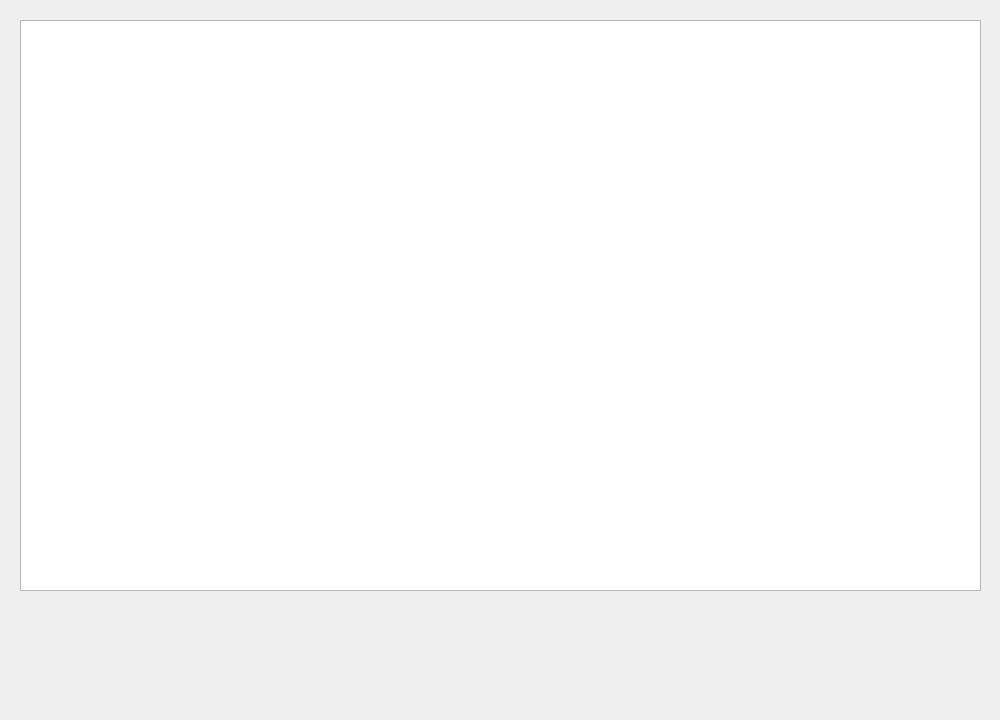
<?xml version="1.0" encoding="UTF-8"?>
<ui version="4.0">
 <class>table_allhost</class>
 <widget class="QWidget" name="table_allhost">
  <property name="geometry">
   <rect>
    <x>0</x>
    <y>0</y>
    <width>1000</width>
    <height>720</height>
   </rect>
  </property>
  <property name="windowTitle">
   <string>Form</string>
  </property>
  <widget class="QTableView" name="tableView">
   <property name="geometry">
    <rect>
     <x>20</x>
     <y>20</y>
     <width>961</width>
     <height>571</height>
    </rect>
   </property>
   <property name="showGrid">
    <bool>false</bool>
   </property>
   <property name="gridStyle">
    <enum>Qt::NoPen</enum>
   </property>
  </widget>
 </widget>
 <resources/>
 <connections/>
</ui>
